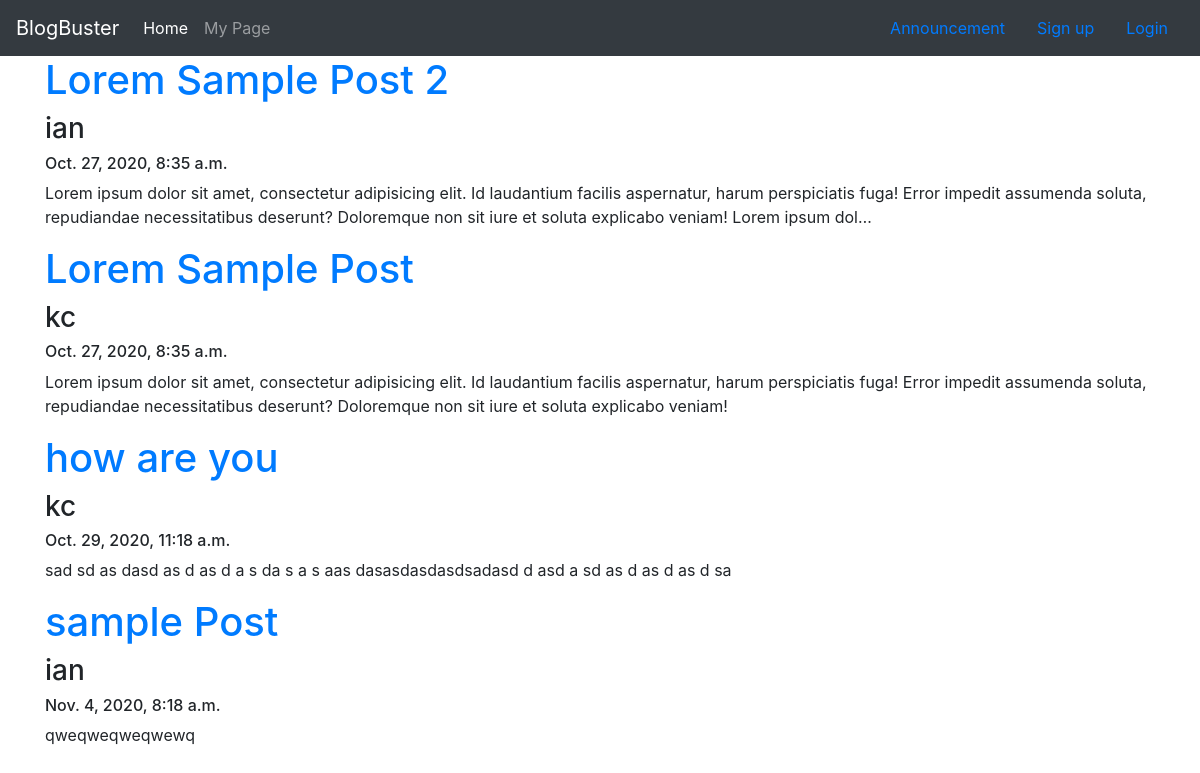
The page / on the database its author committed.
### blogger/models.py (models this page shows, shortened)
class BlogPost(models.Model):
    blog_title = models.CharField(max_length=250)
    blog_content = models.TextField(blank=True)
    blog_publish = models.DateTimeField(auto_now_add=True)
    blog_user = models.ForeignKey(User, on_delete=models.CASCADE)

### blogger/views.py (the view)
# urls.py: 2. Add a URL to urlpatterns:  path('', views.home, name='home')
def home(request):
    content = BlogPost.objects.all()
    return render(request, 'blogger/home.html', {'content':content})

### blogger/templates/blogger/home.html (shortened to what this page needs)
<!DOCTYPE html>
{% extends 'blogger/base.html' %}
    {% block content %}
        <div class="container">
            {% for home in content %}
                <a href="{% url 'detail' home.id %}"><h1>{{home.blog_title}}</h1></a>
                <h3>{{home.blog_user.first_name}}</h3>
                <h6>{{ home.blog_publish}}</h6>
                <p>{{home.blog_content|truncatechars:255}}</p>
            {% endfor %}
        </div>
    {% endblock %}

### rows shown on the page
BlogPost: blog_title "Lorem Sample Post 2", blog_user.first_name "ian", blog_publish "Oct. 27, 2020, 8:35 a.m.", blog_content "Lorem ipsum dolor sit amet, consectetur adipisicing elit. Id laudantium facilis aspernatur, harum perspiciatis fuga! Error impedit assumenda soluta, repudiandae necessitatibus deserunt? Doloremque non sit iure et soluta explicabo veniam! Lorem ipsum dol…"
BlogPost: blog_title "Lorem Sample Post", blog_user.first_name "kc", blog_publish "Oct. 27, 2020, 8:35 a.m.", blog_content "Lorem ipsum dolor sit amet, consectetur adipisicing elit. Id laudantium facilis aspernatur, harum perspiciatis fuga! Error impedit assumenda soluta, repudiandae necessitatibus deserunt? Doloremque non sit iure et soluta explicabo veniam!"
BlogPost: blog_title "how are you", blog_user.first_name "kc", blog_publish "Oct. 29, 2020, 11:18 a.m.", blog_content "sad sd as dasd as d as d a s da s a s aas dasasdasdasdsadasd d asd a sd as d as d as d sa"
BlogPost: blog_title "sample Post", blog_user.first_name "ian", blog_publish "Nov. 4, 2020, 8:18 a.m.", blog_content "qweqweqweqwewq"
